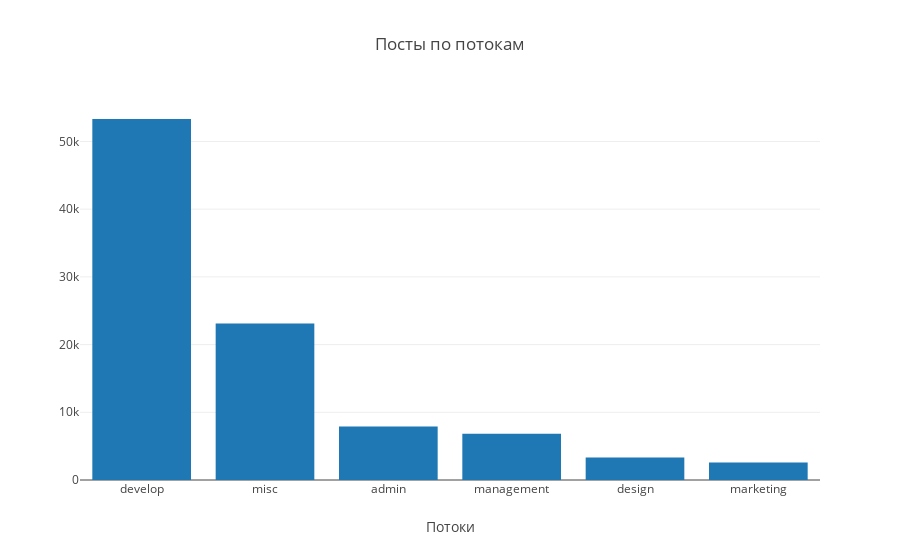

Notebook source saved alongside this figure:
### Code cell
fig1 = go.Figure(data=data, layout=layout)
iplot(fig1, show_link=False)

### Figure 1 — Plotly figure (JSON) as saved in the notebook; plotly's stock layout.template omitted (floating-point values rounded to 4 significant figures)
{"data": [{"name": "Количество постов", "type": "bar", "uid": "518425a4-c657-11e8-8804-94b86d27c5b2", "x": ["develop", "misc", "admin", "management", "design", "marketing"], "y": [53318, 23104, 7902, 6815, 3320, 2589]}], "layout": {"title": "Посты по потокам", "xaxis": {"title": "Потоки"}}}
